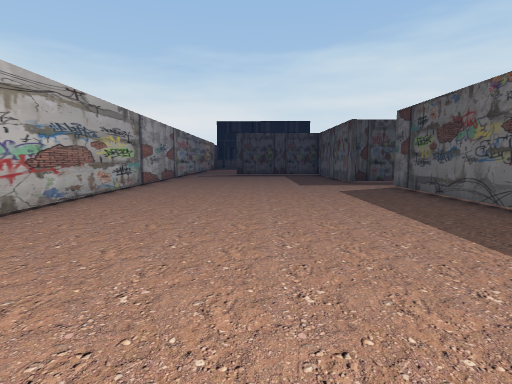
View 1 (above)

21 first-person views from a walk through a scene from a Unity 3-D project. The camera is 1.5 m above the floor, tilts 6° down and sees 80° across. The floor is counted in squares, 2 m on a side. Each view is taken from the middle of a square. On the plan, view 1 faces up. The plan holds only what a view shows up to about 10 squares ahead; the rest is blank. The place goes on beyond the plan. The player is left out. Some surface patterns are stand-ins.

View 2
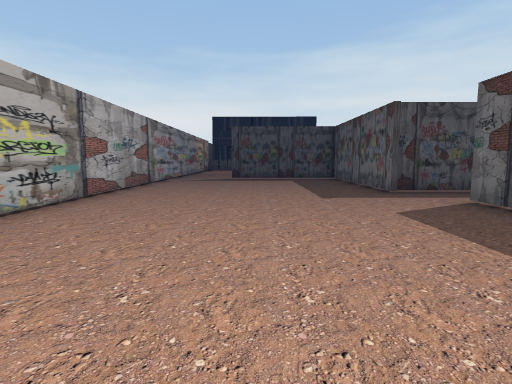

View 3
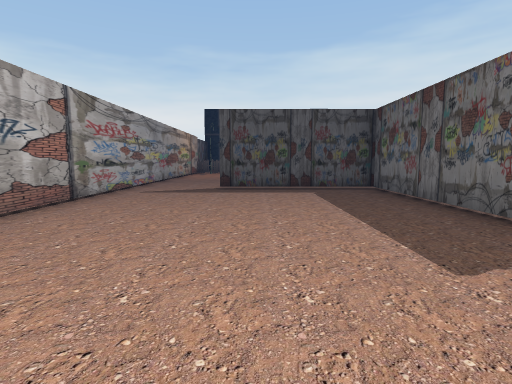

View 4
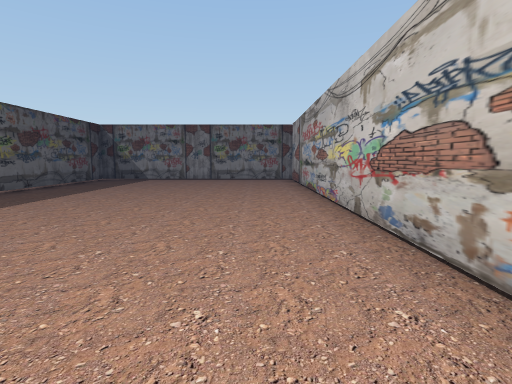

View 5
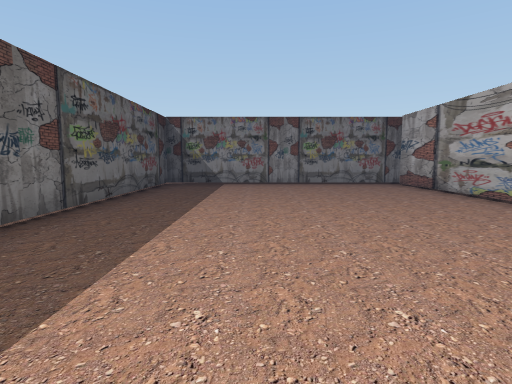

View 6
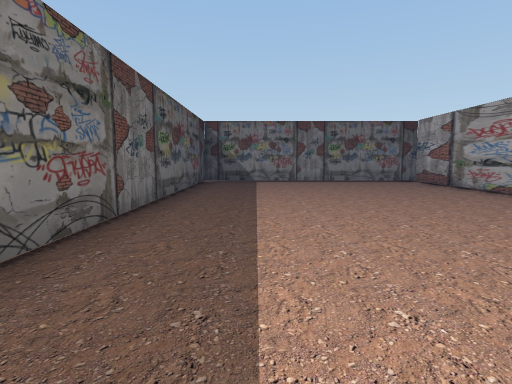

View 7
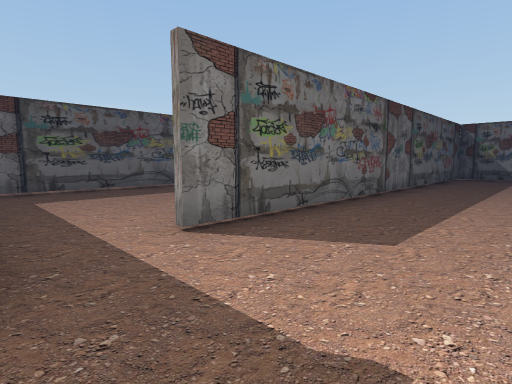

View 8
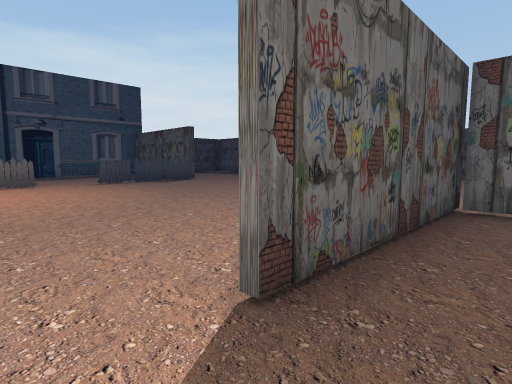

View 9
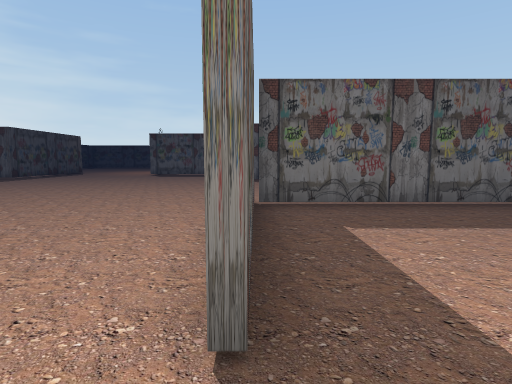

View 10
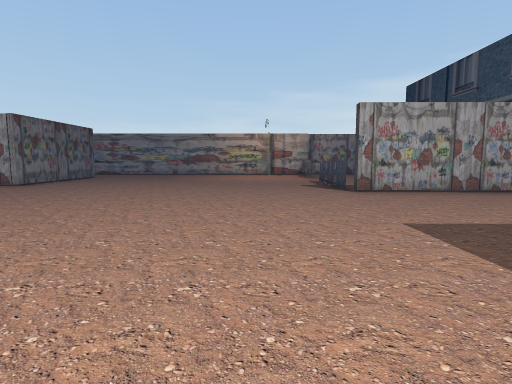

View 11
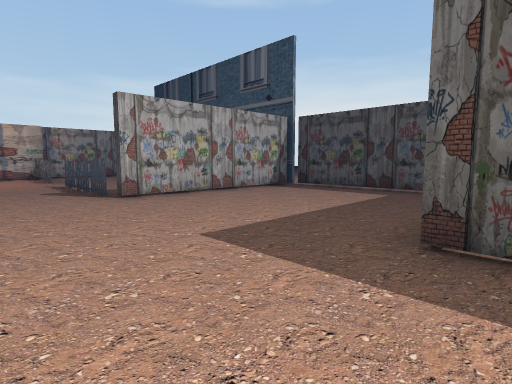

View 12
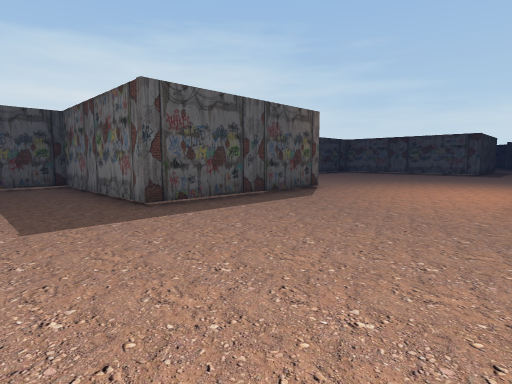

View 13
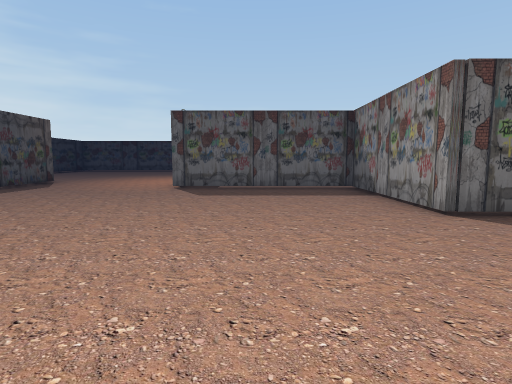

View 14
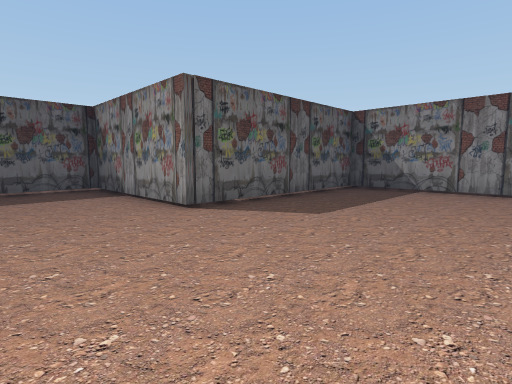

View 15
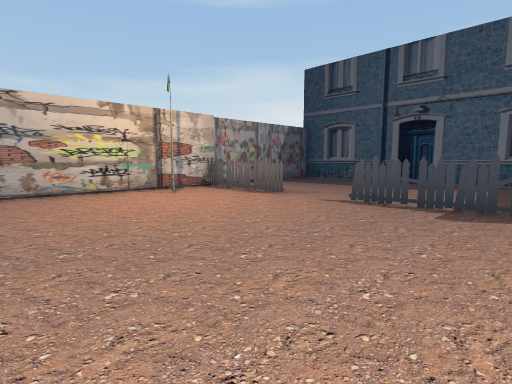

View 16
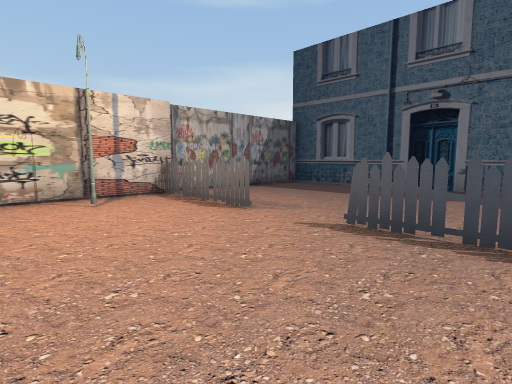

View 17
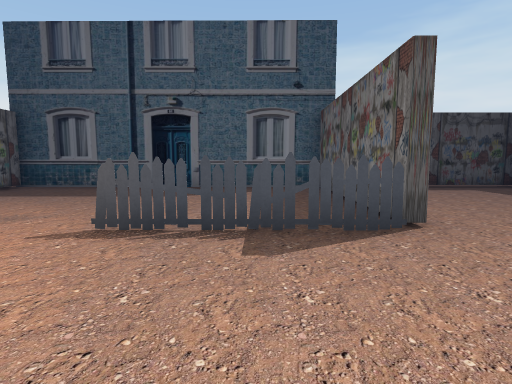

View 18
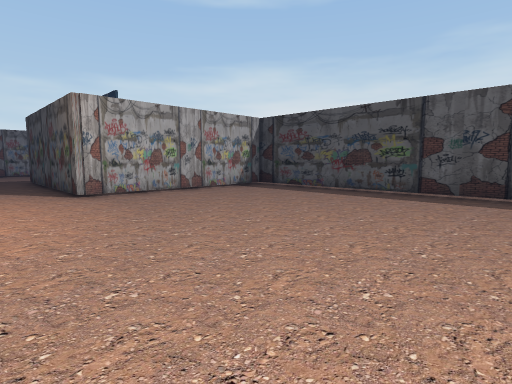

View 19
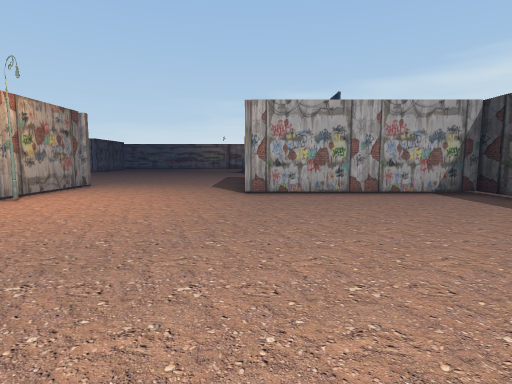

View 20
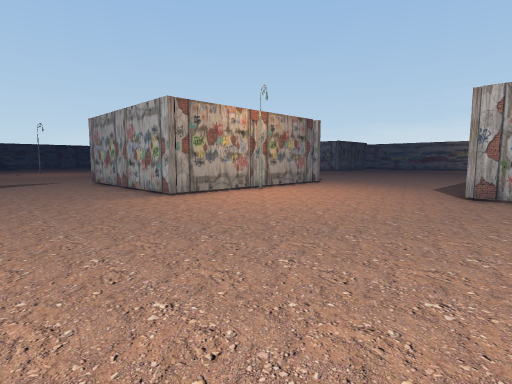

View 21
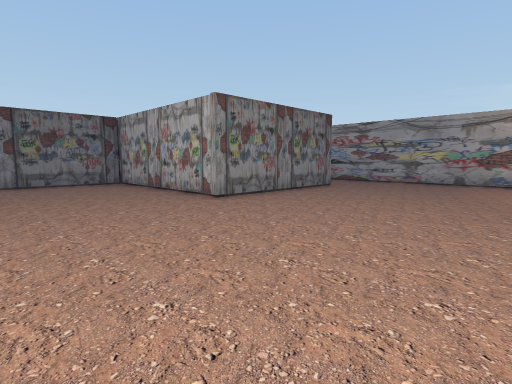

### Floor plan
Key: @ floor where view 1 was taken; # wall or solid block; . floor; O other object.
Columns run from 4 left of view 1 to 22 right of it. Each row starts with its distance up from view 1.
 30 OOOO     O#####    #######
 29 O..OOOOOOO....#    #.......
 28 O........O....#    #.......
 27 O........O....#    #.......
 26 O........O....#    #.......
 25 O........O....######.......
 24  #OO..OOO..................
 23 .##........................
 22 .#.........................
 21 .#.........................
 20 .#...............#######...
 19 .#...............#.    #..
 18 .#...............#.    #..
 17 .#...............#.    #..
 16  #...............#.    #..
 15  #..####.....#####     ...
 14  #.....#.....#          ..
 13 .#.....#.....#
 12 .#.....#.....#
 11 .#.....#.....#
 10  #.....#######
  9 .#...........#.
  8 .#......#....#.
  7 .#......# ...#.
  6 .#......#   .#.
  5 .#......#    #
  4 .#......#
  3  #......#
  2  #......#
  1  #......#
  0 .#..@...#
 -1 .#......#
 -2 .#......#
 -3 .#..... #
 -4  #######

Positions as (right, up) in squares from view 1, and headings:
1: (0, 0), facing up
2: (0, 3), facing up
3: (0, 7), facing up
4: (-2, 8), facing down
5: (1, 6), facing down
6: (2, 7), facing down
7: (1, 10), facing down-right
8: (-2, 14), facing up-right
9: (-2, 15), facing right
10: (12, 22), facing left
11: (11, 22), facing up-left
12: (8, 20), facing up-right
13: (5, 18), facing right
14: (5, 18), facing down-right
15: (4, 19), facing up-left
16: (3, 21), facing up-left
17: (3, 21), facing up
18: (22, 23), facing up-left
19: (22, 25), facing left
20: (22, 26), facing down-left
21: (7, 20), facing down-left
